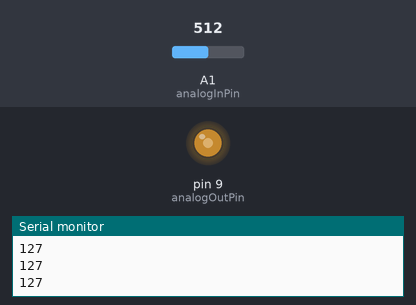
Simulated run of this sketch. Board: Arduino Uno, built with avr-gcc and run on an emulated ATmega328P. On the bench: output pins drawn as LEDs (lit = HIGH), the last lines printed to the serial monitor. The test bench sets the inputs (shaded band); at power-on: A1 (analogInPin) = 512.

Above: at 1.2 s.
1.3 s: A1 (analogInPin) set to 716
At 2.5 s:
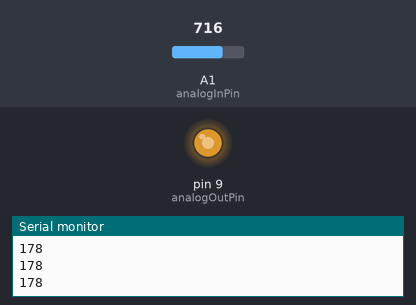
2.8 s: A1 (analogInPin) set to 900
At 3.8 s:
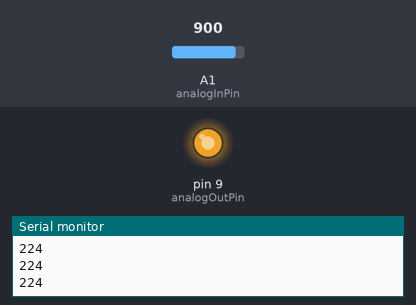
4.3 s: A1 (analogInPin) set to 122
At 5.0 s:
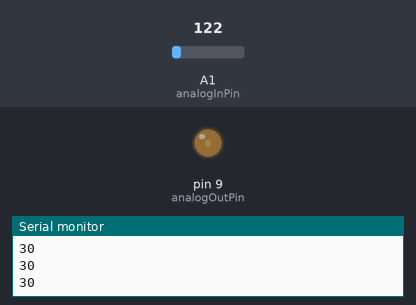
5.8 s: A1 (analogInPin) set to 0
At 7.0 s:
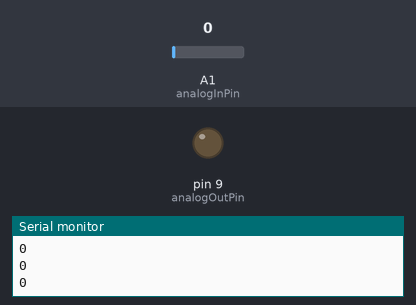
7.3 s: A1 (analogInPin) set to 511
At 8.5 s:
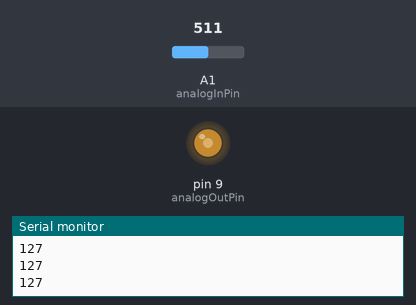
Timing chart, 0 to 9.8 s (numbered marks = the images above; inputs shaded):
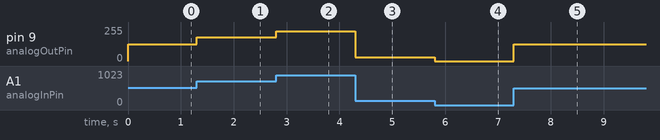

Measured:
- after the input at 1.3 s, pin 9 (analogOutPin): 127/255 → 178/255 at once
- after the input at 2.8 s, pin 9 (analogOutPin): 178/255 → 224/255 at once
- after the input at 4.3 s, pin 9 (analogOutPin): 224/255 → 30/255 at once
- after the input at 5.8 s, pin 9 (analogOutPin): 30/255 → 0/255 at once
- after the input at 7.3 s, pin 9 (analogOutPin): 0/255 → 127/255 at once

The sketch:

SingleAnalogSensor.ino
```cpp
// Analog input pin for potentiometer, light sensor, tempature sensor, pressure sensor, etc.
const int analogInPin = A1;

// PWM pin for representing the signal from analogInPin.
const int analogOutPin = 9;

// Current analog sensor value.
int sensorValue = 0;

// Current analog sensor value converted for analogOutPin and serial out.
int outputValue = 0;

void setup() {
    // Initialize serial communications at a baud rate of 9600.
    Serial.begin(9600);
}

void loop() {
    // Read the analog sensor value.
    sensorValue = analogRead(analogInPin);

    // Scale sensorValue to something workable for analogOutPin.
    outputValue = map(sensorValue, 0, 1023, 0, 255);

    // Represent analog reading as PWM signal.
    analogWrite(analogOutPin, outputValue);

    // Print outputValue to serial out after casting it to a String.
    Serial.println((String)outputValue);

    delay(2);
}
```
